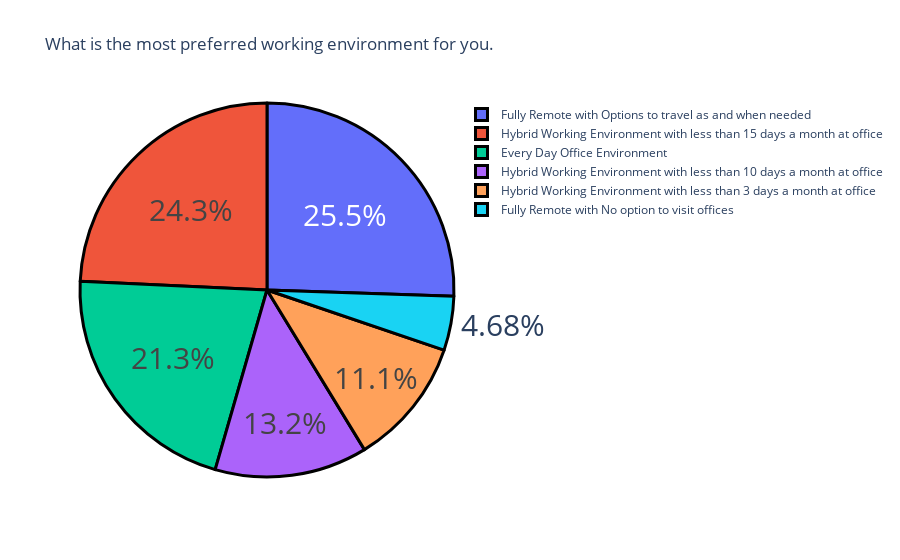

Here is the notebook cell this chart was saved with:
### Code cell
label = preferred.index
counts = preferred.values
fig = go.Figure(data = [go.Pie(labels = label, values = counts)])
fig.update_layout(title_text = 'What is the most preferred working environment for you.')
fig.update_traces(hoverinfo = 'label+value', textinfo = 'percent', textfont_size = 30, marker = dict(line = dict(color = "black", width = 3)))
fig.show()

### Figure 1 — Plotly figure (JSON) as saved in the notebook; plotly's stock layout.template omitted (floating-point values rounded to 4 significant figures)
{"data": [{"hoverinfo": "label+value", "labels": ["Fully Remote with Options to travel as and when needed", "Hybrid Working Environment with less than 15 days a month at office", "Every Day Office Environment", "Hybrid Working Environment with less than 10 days a month at office", "Hybrid Working Environment with less than 3 days a month at office", "Fully Remote with No option to visit offices"], "marker": {"line": {"color": "black", "width": 3}}, "textfont": {"size": 30}, "textinfo": "percent", "type": "pie", "values": [60, 57, 50, 31, 26, 11]}], "layout": {"title": {"text": "What is the most preferred working environment for you."}}}
